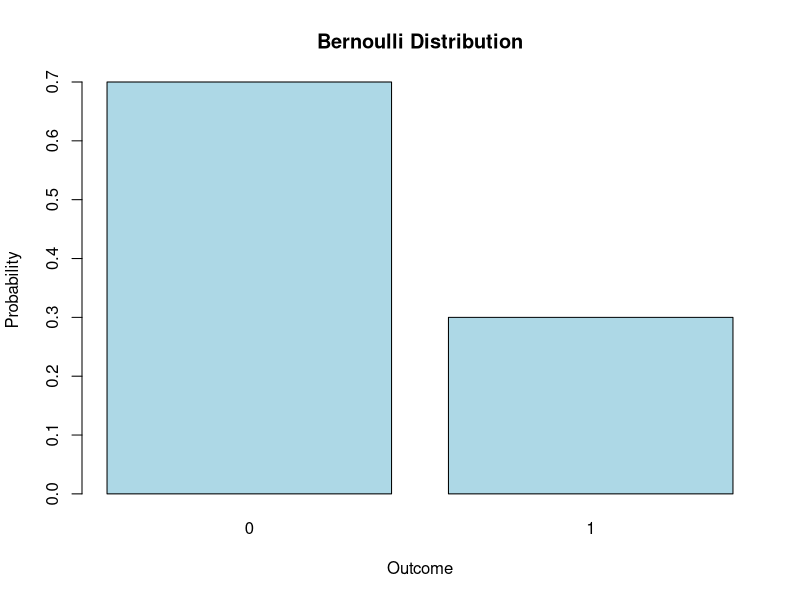
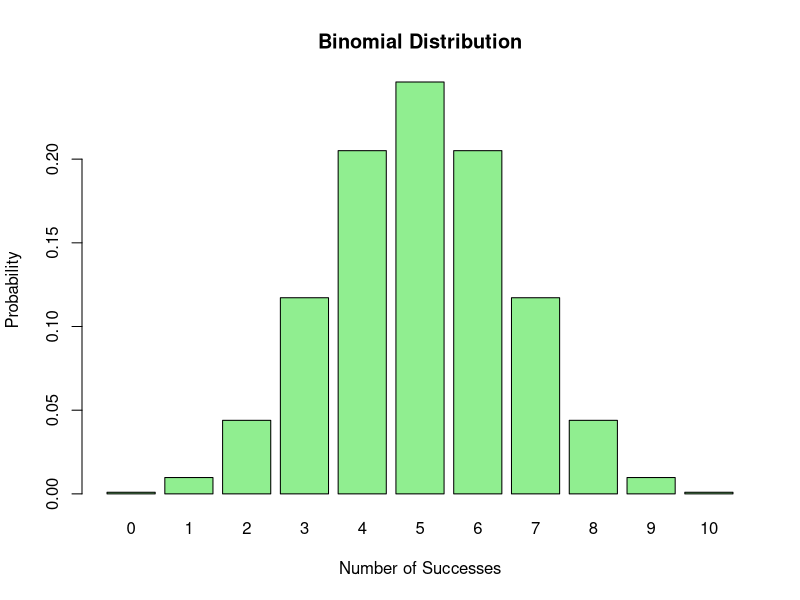
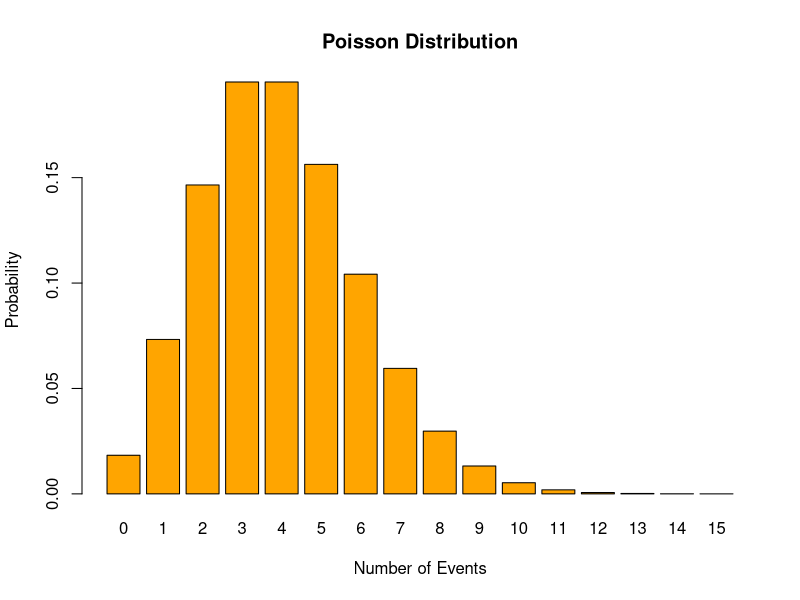
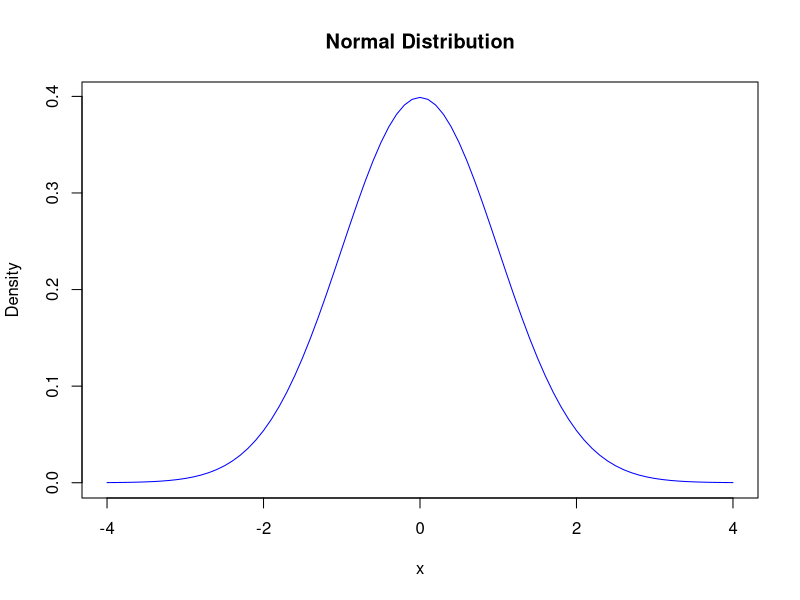

Generate these figures, in order, with R:
#Q5) Write properties and plot the distributions in R
#a) Bernoulli Distribution

#Explanation
#Bernoulli distribution describes an experiment with only two possible outcomes:
#Success (1)
#Failure (0)
#Each trial is independent and has the same probability of success.
#Properties
#Possible values: 0 and 
x <- c(0, 1)
p <- c(0.7, 0.3)
barplot(p,
        names.arg = x,
        main = "Bernoulli Distribution",
        xlab = "Outcome",
        ylab = "Probability",
        col = "lightblue")


#b) Binomial Distribution
#Explanation
#Binomial distribution gives the probability of getting a fixed number of successes in n independent Bernoulli trials.
x <- 0:10
y <- dbinom(x, size = 10, prob = 0.5)

barplot(y,
        names.arg = x,
        main = "Binomial Distribution",
        xlab = "Number of Successes",
        ylab = "Probability",
        col = "lightgreen")



#c) Poisson Distribution
#Explanation
#Poisson distribution models the number of times an event occurs in a fixed interval of time or space when events occur randomly and independently.
x <- 0:15
y <- dpois(x, lambda = 4)

barplot(y,
        names.arg = x,
        main = "Poisson Distribution",
        xlab = "Number of Events",
        ylab = "Probability",
        col = "orange")


#d) Normal Distribution
#Explanation
#Normal distribution is a continuous, symmetric, bell-shaped distribution widely used in statistics and data science.
x <- seq(-4, 4, by = 0.1)
y <- dnorm(x, mean = 0, sd = 1)

plot(x, y,
     type = "l",
     main = "Normal Distribution",
     xlab = "x",
     ylab = "Density",
     col = "blue")





